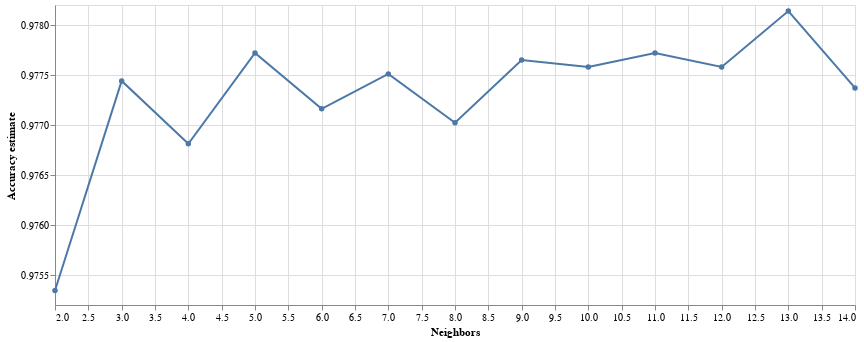

Notebook source saved alongside this figure:
### Code cell
accuracy_versus_k_grid = alt.Chart(accuracies_grid).mark_line(point=True).encode(
     x=alt.X("param_kneighborsclassifier__n_neighbors")
         .title("Neighbors")
         .scale(zero=False),
     y=alt.Y("mean_test_score")
         .title("Accuracy estimate")
         .scale(zero=False)
 ).properties(
    width=800
)


# your code here
#raise NotImplementedError
accuracy_versus_k_grid

### Figure 1 — Vega-Lite specification as saved in the notebook (floating-point values rounded to 4 significant figures)
{"config": {"view": {"continuousWidth": 300, "continuousHeight": 300}}, "data": {"name": "data-3db4dda1f8ee3946e4450d6e7b5a781a"}, "mark": {"type": "line", "point": true}, "encoding": {"x": {"field": "param_kneighborsclassifier__n_neighbors", "scale": {"zero": false}, "title": "Neighbors", "type": "quantitative"}, "y": {"field": "mean_test_score", "scale": {"zero": false}, "title": "Accuracy estimate", "type": "quantitative"}}, "width": 800, "$schema": "https://vega.github.io/schema/vega-lite/v5.8.0.json", "datasets": {"data-3db4dda1f8ee3946e4450d6e7b5a781a": [{"mean_fit_time": 0.01405, "std_fit_time": 0.00094, "mean_score_time": 0.1398, "std_score_time": 0.0069, "param_kneighborsclassifier__n_neighbors": 2, "params": {"kneighborsclassifier__n_neighbors": 2}, "split0_test_score": 0.9759, "split1_test_score": 0.9745, "split2_test_score": 0.9784, "split3_test_score": 0.9759, "split4_test_score": 0.9721, "mean_test_score": 0.9753, "std_test_score": 0.002058, "rank_test_score": 13, "split0_train_score": 0.985, "split1_train_score": 0.9847, "split2_train_score": 0.9838, "split3_train_score": 0.9838, "split4_train_score": 0.9851, "mean_train_score": 0.9845, "std_train_score": 0.0005817}, {"mean_fit_time": 0.01347, "std_fit_time": 3.751e-05, "mean_score_time": 0.1413, "std_score_time": 0.004249, "param_kneighborsclassifier__n_neighbors": 3, "params": {"kneighborsclassifier__n_neighbors": 3}, "split0_test_score": 0.9791, "split1_test_score": 0.9763, "split2_test_score": 0.9797, "split3_test_score": 0.978, "split4_test_score": 0.9742, "mean_test_score": 0.9774, "std_test_score": 0.002022, "rank_test_score": 8, "split0_train_score": 0.9833, "split1_train_score": 0.9845, "split2_train_score": 0.9831, "split3_train_score": 0.9835, "split4_train_score": 0.9843, "mean_train_score": 0.9837, "std_train_score": 0.000528}, {"mean_fit_time": 0.01359, "std_fit_time": 0.0001916, "mean_score_time": 0.1423, "std_score_time": 0.003425, "param_kneighborsclassifier__n_neighbors": 4, "params": {"kneighborsclassifier__n_neighbors": 4}, "split0_test_score": 0.978, "split1_test_score": 0.9763, "split2_test_score": 0.977, "split3_test_score": 0.9773, "split4_test_score": 0.9756, "mean_test_score": 0.9768, "std_test_score": 0.0008454, "rank_test_score": 12, "split0_train_score": 0.981, "split1_train_score": 0.9808, "split2_train_score": 0.9801, "split3_train_score": 0.9805, "split4_train_score": 0.9822, "mean_train_score": 0.9809, "std_train_score": 0.0007023}, {"mean_fit_time": 0.01366, "std_fit_time": 0.0004751, "mean_score_time": 0.1444, "std_score_time": 0.004101, "param_kneighborsclassifier__n_neighbors": 5, "params": {"kneighborsclassifier__n_neighbors": 5}, "split0_test_score": 0.9791, "split1_test_score": 0.9763, "split2_test_score": 0.9791, "split3_test_score": 0.9776, "split4_test_score": 0.9766, "mean_test_score": 0.9777, "std_test_score": 0.001178, "rank_test_score": 3, "split0_train_score": 0.9814, "split1_train_score": 0.9816, "split2_train_score": 0.9811, "split3_train_score": 0.9811, "split4_train_score": 0.9822, "mean_train_score": 0.9815, "std_train_score": 0.0003868}, {"mean_fit_time": 0.01348, "std_fit_time": 0.0001129, "mean_score_time": 0.1486, "std_score_time": 0.004949, "param_kneighborsclassifier__n_neighbors": 6, "params": {"kneighborsclassifier__n_neighbors": 6}, "split0_test_score": 0.9787, "split1_test_score": 0.9749, "split2_test_score": 0.9777, "split3_test_score": 0.9773, "split4_test_score": 0.9773, "mean_test_score": 0.9772, "std_test_score": 0.001261, "rank_test_score": 10, "split0_train_score": 0.98, "split1_train_score": 0.9804, "split2_train_score": 0.9794, "split3_train_score": 0.9796, "split4_train_score": 0.9804, "mean_train_score": 0.98, "std_train_score": 0.0004154}, {"mean_fit_time": 0.01354, "std_fit_time": 0.0001571, "mean_score_time": 0.1483, "std_score_time": 0.004146, "param_kneighborsclassifier__n_neighbors": 7, "params": {"kneighborsclassifier__n_neighbors": 7}, "split0_test_score": 0.9801, "split1_test_score": 0.9756, "split2_test_score": 0.9784, "split3_test_score": 0.9776, "split4_test_score": 0.9759, "mean_test_score": 0.9775, "std_test_score": 0.001663, "rank_test_score": 7, "split0_train_score": 0.9797, "split1_train_score": 0.9808, "split2_train_score": 0.9795, "split3_train_score": 0.9794, "split4_train_score": 0.9809, "mean_train_score": 0.9801, "std_train_score": 0.0006454}, {"mean_fit_time": 0.01347, "std_fit_time": 0.000142, "mean_score_time": 0.1484, "std_score_time": 0.004103, "param_kneighborsclassifier__n_neighbors": 8, "params": {"kneighborsclassifier__n_neighbors": 8}, "split0_test_score": 0.9784, "split1_test_score": 0.9749, "split2_test_score": 0.9777, "split3_test_score": 0.9787, "split4_test_score": 0.9756, "mean_test_score": 0.977, "std_test_score": 0.001536, "rank_test_score": 11, "split0_train_score": 0.979, "split1_train_score": 0.98, "split2_train_score": 0.9787, "split3_train_score": 0.979, "split4_train_score": 0.9796, "mean_train_score": 0.9792, "std_train_score": 0.0004795}, {"mean_fit_time": 0.01379, "std_fit_time": 0.0004067, "mean_score_time": 0.1507, "std_score_time": 0.00433, "param_kneighborsclassifier__n_neighbors": 9, "params": {"kneighborsclassifier__n_neighbors": 9}, "split0_test_score": 0.978, "split1_test_score": 0.9766, "split2_test_score": 0.9791, "split3_test_score": 0.9783, "split4_test_score": 0.9762, "mean_test_score": 0.9777, "std_test_score": 0.00106, "rank_test_score": 4, "split0_train_score": 0.9791, "split1_train_score": 0.9798, "split2_train_score": 0.9788, "split3_train_score": 0.9793, "split4_train_score": 0.9794, "mean_train_score": 0.9793, "std_train_score": 0.0003423}, {"mean_fit_time": 0.01323, "std_fit_time": 0.0001021, "mean_score_time": 0.1476, "std_score_time": 0.004766, "param_kneighborsclassifier__n_neighbors": 10, "params": {"kneighborsclassifier__n_neighbors": 10}, "split0_test_score": 0.9784, "split1_test_score": 0.9759, "split2_test_score": 0.9791, "split3_test_score": 0.978, "split4_test_score": 0.9766, "mean_test_score": 0.9776, "std_test_score": 0.001157, "rank_test_score": 5, "split0_train_score": 0.9786, "split1_train_score": 0.9794, "split2_train_score": 0.9781, "split3_train_score": 0.9788, "split4_train_score": 0.9784, "mean_train_score": 0.9787, "std_train_score": 0.0004333}, {"mean_fit_time": 0.01327, "std_fit_time": 6.129e-05, "mean_score_time": 0.1491, "std_score_time": 0.003169, "param_kneighborsclassifier__n_neighbors": 11, "params": {"kneighborsclassifier__n_neighbors": 11}, "split0_test_score": 0.9784, "split1_test_score": 0.9763, "split2_test_score": 0.9791, "split3_test_score": 0.9783, "split4_test_score": 0.9766, "mean_test_score": 0.9777, "std_test_score": 0.001092, "rank_test_score": 2, "split0_train_score": 0.9787, "split1_train_score": 0.9794, "split2_train_score": 0.9781, "split3_train_score": 0.9791, "split4_train_score": 0.9787, "mean_train_score": 0.9788, "std_train_score": 0.0004467}, {"mean_fit_time": 0.01331, "std_fit_time": 0.0001677, "mean_score_time": 0.1506, "std_score_time": 0.004434, "param_kneighborsclassifier__n_neighbors": 12, "params": {"kneighborsclassifier__n_neighbors": 12}, "split0_test_score": 0.9787, "split1_test_score": 0.9756, "split2_test_score": 0.9797, "split3_test_score": 0.978, "split4_test_score": 0.9759, "mean_test_score": 0.9776, "std_test_score": 0.001615, "rank_test_score": 6, "split0_train_score": 0.9782, "split1_train_score": 0.979, "split2_train_score": 0.9776, "split3_train_score": 0.979, "split4_train_score": 0.9784, "mean_train_score": 0.9784, "std_train_score": 0.0005442}, {"mean_fit_time": 0.01325, "std_fit_time": 0.0001395, "mean_score_time": 0.1489, "std_score_time": 0.004903, "param_kneighborsclassifier__n_neighbors": 13, "params": {"kneighborsclassifier__n_neighbors": 13}, "split0_test_score": 0.9791, "split1_test_score": 0.9763, "split2_test_score": 0.9797, "split3_test_score": 0.9783, "split4_test_score": 0.9773, "mean_test_score": 0.9781, "std_test_score": 0.001242, "rank_test_score": 1, "split0_train_score": 0.9788, "split1_train_score": 0.9793, "split2_train_score": 0.9774, "split3_train_score": 0.979, "split4_train_score": 0.9787, "mean_train_score": 0.9786, "std_train_score": 0.0006545}, {"mean_fit_time": 0.01427, "std_fit_time": 0.0005477, "mean_score_time": 0.1495, "std_score_time": 0.003799, "param_kneighborsclassifier__n_neighbors": 14, "params": {"kneighborsclassifier__n_neighbors": 14}, "split0_test_score": 0.9784, "split1_test_score": 0.9752, "split2_test_score": 0.9794, "split3_test_score": 0.978, "split4_test_score": 0.9759, "mean_test_score": 0.9774, "std_test_score": 0.001569, "rank_test_score": 9, "split0_train_score": 0.9777, "split1_train_score": 0.9789, "split2_train_score": 0.9776, "split3_train_score": 0.9784, "split4_train_score": 0.9783, "mean_train_score": 0.9782, "std_train_score": 0.0004753}]}}
